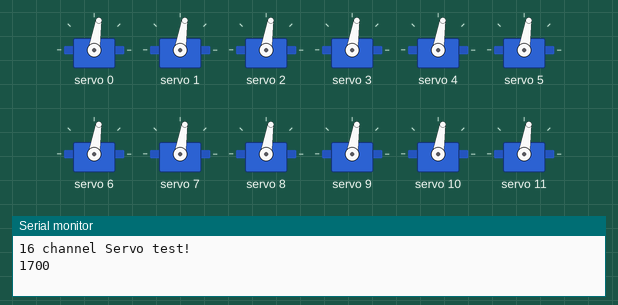
Simulated run of this sketch. Board: Arduino Uno, built with avr-gcc and run on an emulated ATmega328P. Shown: 12 × servo, the last lines printed to the serial monitor.

Above: at 0.05 s.
At 1.0 s:
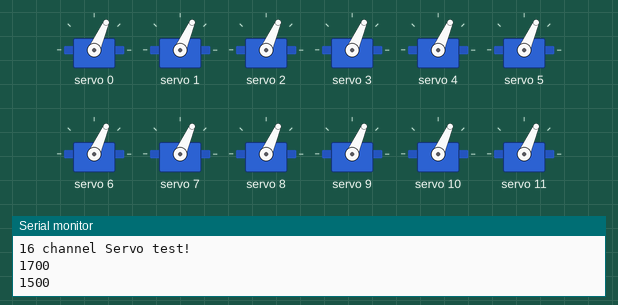
Timing chart, 0 to 3.0 s (numbered marks = the images above):
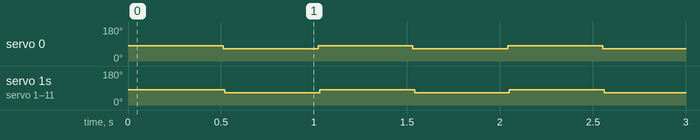

Measured:
- by itself, servo 0–11: alternates 81° for 0.51 s and 66° for 0.51 s

The sketch:

simple_dog.ino
```cpp
#include <Wire.h>
#include <Adafruit_PWMServoDriver.h>
Adafruit_PWMServoDriver pwm = Adafruit_PWMServoDriver();
#define SERVOMIN  150
#define SERVOMAX  600
uint8_t servonum = 0;
void setup() {
  Serial.begin(9600);
  Serial.println("16 channel Servo test!");
  pwm.begin();
  pwm.setPWMFreq(60);
  yield();
}
void loop() {
int pos1[13]={340,340,340,340,340,340,340,340,340,340,340,340,340};
int pos2[13]={300,300,300,300,300,300,300,300,300,300,300,300,300};
posture(pos1);
posture(pos2);
//Position(340,340,340,340,340,340,340,340,340,340,340,340,340);
//Position(300,300,300,300,300,300,300,300,300,300,300,300,300);
}

void posture(int pos[13]){
  Serial.println(pos[0]+pos[1]+pos[2]+pos[3]+pos[4]);
  Position(pos[0],pos[1],pos[2],pos[3],pos[4],pos[5],pos[6],pos[7],pos[8],pos[9],pos[10],pos[11],pos[12]);

}


void Position(int a, int b, int c, int d, int e, int f, int g,int h, int i, int j, int k, int l, int m){
  pwm.setPWM(0, 0, a);
  pwm.setPWM(1, 0, b);
  pwm.setPWM(2, 0, c);
  pwm.setPWM(3, 0, d);
  pwm.setPWM(4, 0, e);
  pwm.setPWM(5, 0, f);
  pwm.setPWM(6, 0, g);
  pwm.setPWM(7, 0, h);
  pwm.setPWM(8, 0, i);
  pwm.setPWM(9, 0, j);
  pwm.setPWM(10, 0, k);
  pwm.setPWM(11, 0, l);
  pwm.setPWM(12, 0, m);
  delay(500);
}
```
